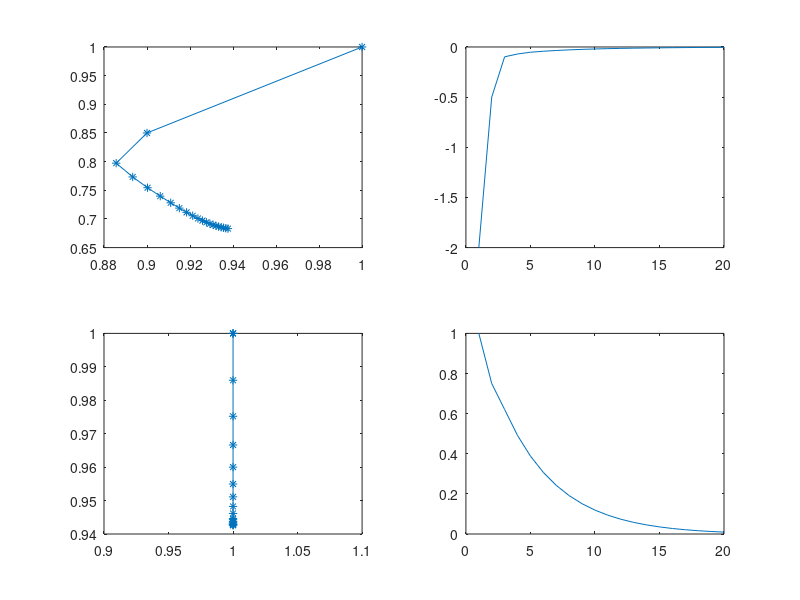

Source code (MATLAB):
A = [-6, -6, 5, 5; -2, 3, -3, 3];
x = [1.0; 1.0; 1.0; 1.0];
c = [1.0; 1.0; 1.0; 1.0];

length = 20;
sizex = size(x, 1);
x_history = zeros(sizex, length);
x_history(:, 1) = x;
terr_history = zeros(size(A, 1), length);

step = 0.005;
thrust_mult = 0.001;

for i=1:length
    terr = A * x;
    grad_torque = zeros(sizex, 1);
    for j=1:size(terr)
        grad_torque = grad_torque + 2.0 * terr(j) * A(j,:)';
    end
    for j=1:size(grad_torque)
        if (x(j, 1) == 1.0) && (grad_torque(j, 1) < 0.0)
            grad_torque(j, 1) = 0.0;
        end
    end
    grad_thrust = - thrust_mult * c;
    for j=1:size(grad_thrust)
        if (x(j, 1) == 1.0) && (grad_thrust(j, 1) < 0.0)
            grad_thrust(j, 1) = 0.0;
        end
    end
    d = dot(grad_thrust, grad_torque);
    if (d < 0.0)
        grad_thrust = grad_thrust - grad_torque * d / dot(grad_torque, grad_torque);
    end;
    grad = step * grad_torque + grad_thrust;
    xold = x;
    x = x - grad;
    proportion = 1.0;
    for j=1:sizex
        if (x(j, 1) > 1.0)
            proportion = min(proportion, (1.0 - xold(j, 1)) / (x(j, 1) - xold(j, 1)));
        end
    end
    if (proportion < 1.0)
        x = xold + proportion * (x - xold);
    end
    x = max(0.0, min(x, 1.0));
    x_history(:, i+1) = x;
    terr_history(:, i) = terr;
end

subplot(2, 2, 1);
plot(x_history(1,:), x_history(2,:), '*-');
subplot(2, 2, 2);
plot(terr_history(1,:));
subplot(2, 2, 3);
plot(x_history(3,:), x_history(4,:), '*-');
subplot(2, 2, 4);
plot(terr_history(2,:));